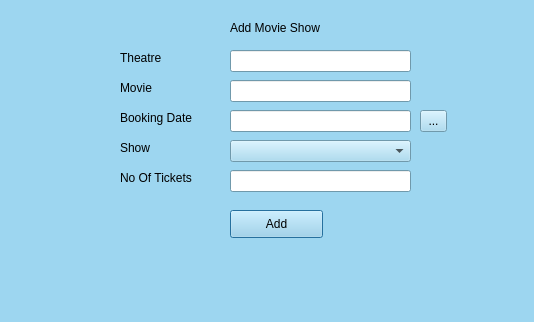
<?xml version="1.0" encoding="UTF-8"?>
<ui version="4.0">
 <class>AddMS</class>
 <widget class="QDialog" name="AddMS">
  <property name="geometry">
   <rect>
    <x>0</x>
    <y>0</y>
    <width>534</width>
    <height>322</height>
   </rect>
  </property>
  <property name="palette">
   <palette>
    <active>
     <colorrole role="WindowText">
      <brush brushstyle="SolidPattern">
       <color alpha="255">
        <red>0</red>
        <green>0</green>
        <blue>0</blue>
       </color>
      </brush>
     </colorrole>
     <colorrole role="Button">
      <brush brushstyle="SolidPattern">
       <color alpha="255">
        <red>157</red>
        <green>214</green>
        <blue>240</blue>
       </color>
      </brush>
     </colorrole>
     <colorrole role="Light">
      <brush brushstyle="SolidPattern">
       <color alpha="255">
        <red>255</red>
        <green>255</green>
        <blue>255</blue>
       </color>
      </brush>
     </colorrole>
     <colorrole role="Midlight">
      <brush brushstyle="SolidPattern">
       <color alpha="255">
        <red>206</red>
        <green>234</green>
        <blue>247</blue>
       </color>
      </brush>
     </colorrole>
     <colorrole role="Dark">
      <brush brushstyle="SolidPattern">
       <color alpha="255">
        <red>78</red>
        <green>107</green>
        <blue>120</blue>
       </color>
      </brush>
     </colorrole>
     <colorrole role="Mid">
      <brush brushstyle="SolidPattern">
       <color alpha="255">
        <red>105</red>
        <green>143</green>
        <blue>160</blue>
       </color>
      </brush>
     </colorrole>
     <colorrole role="Text">
      <brush brushstyle="SolidPattern">
       <color alpha="255">
        <red>0</red>
        <green>0</green>
        <blue>0</blue>
       </color>
      </brush>
     </colorrole>
     <colorrole role="BrightText">
      <brush brushstyle="SolidPattern">
       <color alpha="255">
        <red>255</red>
        <green>255</green>
        <blue>255</blue>
       </color>
      </brush>
     </colorrole>
     <colorrole role="ButtonText">
      <brush brushstyle="SolidPattern">
       <color alpha="255">
        <red>0</red>
        <green>0</green>
        <blue>0</blue>
       </color>
      </brush>
     </colorrole>
     <colorrole role="Base">
      <brush brushstyle="SolidPattern">
       <color alpha="255">
        <red>255</red>
        <green>255</green>
        <blue>255</blue>
       </color>
      </brush>
     </colorrole>
     <colorrole role="Window">
      <brush brushstyle="SolidPattern">
       <color alpha="255">
        <red>157</red>
        <green>214</green>
        <blue>240</blue>
       </color>
      </brush>
     </colorrole>
     <colorrole role="Shadow">
      <brush brushstyle="SolidPattern">
       <color alpha="255">
        <red>0</red>
        <green>0</green>
        <blue>0</blue>
       </color>
      </brush>
     </colorrole>
     <colorrole role="AlternateBase">
      <brush brushstyle="SolidPattern">
       <color alpha="255">
        <red>206</red>
        <green>234</green>
        <blue>247</blue>
       </color>
      </brush>
     </colorrole>
     <colorrole role="ToolTipBase">
      <brush brushstyle="SolidPattern">
       <color alpha="255">
        <red>255</red>
        <green>255</green>
        <blue>220</blue>
       </color>
      </brush>
     </colorrole>
     <colorrole role="ToolTipText">
      <brush brushstyle="SolidPattern">
       <color alpha="255">
        <red>0</red>
        <green>0</green>
        <blue>0</blue>
       </color>
      </brush>
     </colorrole>
    </active>
    <inactive>
     <colorrole role="WindowText">
      <brush brushstyle="SolidPattern">
       <color alpha="255">
        <red>0</red>
        <green>0</green>
        <blue>0</blue>
       </color>
      </brush>
     </colorrole>
     <colorrole role="Button">
      <brush brushstyle="SolidPattern">
       <color alpha="255">
        <red>157</red>
        <green>214</green>
        <blue>240</blue>
       </color>
      </brush>
     </colorrole>
     <colorrole role="Light">
      <brush brushstyle="SolidPattern">
       <color alpha="255">
        <red>255</red>
        <green>255</green>
        <blue>255</blue>
       </color>
      </brush>
     </colorrole>
     <colorrole role="Midlight">
      <brush brushstyle="SolidPattern">
       <color alpha="255">
        <red>206</red>
        <green>234</green>
        <blue>247</blue>
       </color>
      </brush>
     </colorrole>
     <colorrole role="Dark">
      <brush brushstyle="SolidPattern">
       <color alpha="255">
        <red>78</red>
        <green>107</green>
        <blue>120</blue>
       </color>
      </brush>
     </colorrole>
     <colorrole role="Mid">
      <brush brushstyle="SolidPattern">
       <color alpha="255">
        <red>105</red>
        <green>143</green>
        <blue>160</blue>
       </color>
      </brush>
     </colorrole>
     <colorrole role="Text">
      <brush brushstyle="SolidPattern">
       <color alpha="255">
        <red>0</red>
        <green>0</green>
        <blue>0</blue>
       </color>
      </brush>
     </colorrole>
     <colorrole role="BrightText">
      <brush brushstyle="SolidPattern">
       <color alpha="255">
        <red>255</red>
        <green>255</green>
        <blue>255</blue>
       </color>
      </brush>
     </colorrole>
     <colorrole role="ButtonText">
      <brush brushstyle="SolidPattern">
       <color alpha="255">
        <red>0</red>
        <green>0</green>
        <blue>0</blue>
       </color>
      </brush>
     </colorrole>
     <colorrole role="Base">
      <brush brushstyle="SolidPattern">
       <color alpha="255">
        <red>255</red>
        <green>255</green>
        <blue>255</blue>
       </color>
      </brush>
     </colorrole>
     <colorrole role="Window">
      <brush brushstyle="SolidPattern">
       <color alpha="255">
        <red>157</red>
        <green>214</green>
        <blue>240</blue>
       </color>
      </brush>
     </colorrole>
     <colorrole role="Shadow">
      <brush brushstyle="SolidPattern">
       <color alpha="255">
        <red>0</red>
        <green>0</green>
        <blue>0</blue>
       </color>
      </brush>
     </colorrole>
     <colorrole role="AlternateBase">
      <brush brushstyle="SolidPattern">
       <color alpha="255">
        <red>206</red>
        <green>234</green>
        <blue>247</blue>
       </color>
      </brush>
     </colorrole>
     <colorrole role="ToolTipBase">
      <brush brushstyle="SolidPattern">
       <color alpha="255">
        <red>255</red>
        <green>255</green>
        <blue>220</blue>
       </color>
      </brush>
     </colorrole>
     <colorrole role="ToolTipText">
      <brush brushstyle="SolidPattern">
       <color alpha="255">
        <red>0</red>
        <green>0</green>
        <blue>0</blue>
       </color>
      </brush>
     </colorrole>
    </inactive>
    <disabled>
     <colorrole role="WindowText">
      <brush brushstyle="SolidPattern">
       <color alpha="255">
        <red>78</red>
        <green>107</green>
        <blue>120</blue>
       </color>
      </brush>
     </colorrole>
     <colorrole role="Button">
      <brush brushstyle="SolidPattern">
       <color alpha="255">
        <red>157</red>
        <green>214</green>
        <blue>240</blue>
       </color>
      </brush>
     </colorrole>
     <colorrole role="Light">
      <brush brushstyle="SolidPattern">
       <color alpha="255">
        <red>255</red>
        <green>255</green>
        <blue>255</blue>
       </color>
      </brush>
     </colorrole>
     <colorrole role="Midlight">
      <brush brushstyle="SolidPattern">
       <color alpha="255">
        <red>206</red>
        <green>234</green>
        <blue>247</blue>
       </color>
      </brush>
     </colorrole>
     <colorrole role="Dark">
      <brush brushstyle="SolidPattern">
       <color alpha="255">
        <red>78</red>
        <green>107</green>
        <blue>120</blue>
       </color>
      </brush>
     </colorrole>
     <colorrole role="Mid">
      <brush brushstyle="SolidPattern">
       <color alpha="255">
        <red>105</red>
        <green>143</green>
        <blue>160</blue>
       </color>
      </brush>
     </colorrole>
     <colorrole role="Text">
      <brush brushstyle="SolidPattern">
       <color alpha="255">
        <red>78</red>
        <green>107</green>
        <blue>120</blue>
       </color>
      </brush>
     </colorrole>
     <colorrole role="BrightText">
      <brush brushstyle="SolidPattern">
       <color alpha="255">
        <red>255</red>
        <green>255</green>
        <blue>255</blue>
       </color>
      </brush>
     </colorrole>
     <colorrole role="ButtonText">
      <brush brushstyle="SolidPattern">
       <color alpha="255">
        <red>78</red>
        <green>107</green>
        <blue>120</blue>
       </color>
      </brush>
     </colorrole>
     <colorrole role="Base">
      <brush brushstyle="SolidPattern">
       <color alpha="255">
        <red>157</red>
        <green>214</green>
        <blue>240</blue>
       </color>
      </brush>
     </colorrole>
     <colorrole role="Window">
      <brush brushstyle="SolidPattern">
       <color alpha="255">
        <red>157</red>
        <green>214</green>
        <blue>240</blue>
       </color>
      </brush>
     </colorrole>
     <colorrole role="Shadow">
      <brush brushstyle="SolidPattern">
       <color alpha="255">
        <red>0</red>
        <green>0</green>
        <blue>0</blue>
       </color>
      </brush>
     </colorrole>
     <colorrole role="AlternateBase">
      <brush brushstyle="SolidPattern">
       <color alpha="255">
        <red>157</red>
        <green>214</green>
        <blue>240</blue>
       </color>
      </brush>
     </colorrole>
     <colorrole role="ToolTipBase">
      <brush brushstyle="SolidPattern">
       <color alpha="255">
        <red>255</red>
        <green>255</green>
        <blue>220</blue>
       </color>
      </brush>
     </colorrole>
     <colorrole role="ToolTipText">
      <brush brushstyle="SolidPattern">
       <color alpha="255">
        <red>0</red>
        <green>0</green>
        <blue>0</blue>
       </color>
      </brush>
     </colorrole>
    </disabled>
   </palette>
  </property>
  <property name="windowTitle">
   <string>Dialog</string>
  </property>
  <widget class="QLabel" name="label">
   <property name="geometry">
    <rect>
     <x>230</x>
     <y>20</y>
     <width>141</width>
     <height>16</height>
    </rect>
   </property>
   <property name="text">
    <string>Add Movie Show</string>
   </property>
  </widget>
  <widget class="QLabel" name="label_2">
   <property name="geometry">
    <rect>
     <x>120</x>
     <y>50</y>
     <width>55</width>
     <height>16</height>
    </rect>
   </property>
   <property name="text">
    <string>Theatre</string>
   </property>
  </widget>
  <widget class="QLineEdit" name="edtTh">
   <property name="geometry">
    <rect>
     <x>230</x>
     <y>50</y>
     <width>181</width>
     <height>22</height>
    </rect>
   </property>
  </widget>
  <widget class="QLabel" name="label_3">
   <property name="geometry">
    <rect>
     <x>120</x>
     <y>80</y>
     <width>81</width>
     <height>16</height>
    </rect>
   </property>
   <property name="text">
    <string>Movie</string>
   </property>
  </widget>
  <widget class="QLineEdit" name="edtMov">
   <property name="geometry">
    <rect>
     <x>230</x>
     <y>80</y>
     <width>181</width>
     <height>22</height>
    </rect>
   </property>
  </widget>
  <widget class="QLabel" name="label_4">
   <property name="geometry">
    <rect>
     <x>120</x>
     <y>110</y>
     <width>91</width>
     <height>16</height>
    </rect>
   </property>
   <property name="text">
    <string>Booking Date</string>
   </property>
  </widget>
  <widget class="QLineEdit" name="edtBdt">
   <property name="geometry">
    <rect>
     <x>230</x>
     <y>110</y>
     <width>181</width>
     <height>22</height>
    </rect>
   </property>
  </widget>
  <widget class="QLabel" name="label_5">
   <property name="geometry">
    <rect>
     <x>120</x>
     <y>140</y>
     <width>101</width>
     <height>16</height>
    </rect>
   </property>
   <property name="text">
    <string>Show</string>
   </property>
  </widget>
  <widget class="QComboBox" name="cmbShow">
   <property name="geometry">
    <rect>
     <x>230</x>
     <y>140</y>
     <width>181</width>
     <height>22</height>
    </rect>
   </property>
  </widget>
  <widget class="QLabel" name="label_6">
   <property name="geometry">
    <rect>
     <x>120</x>
     <y>170</y>
     <width>91</width>
     <height>16</height>
    </rect>
   </property>
   <property name="text">
    <string>No Of Tickets</string>
   </property>
  </widget>
  <widget class="QLineEdit" name="edtNo">
   <property name="geometry">
    <rect>
     <x>230</x>
     <y>170</y>
     <width>181</width>
     <height>22</height>
    </rect>
   </property>
  </widget>
  <widget class="QPushButton" name="btnAdd">
   <property name="geometry">
    <rect>
     <x>230</x>
     <y>210</y>
     <width>93</width>
     <height>28</height>
    </rect>
   </property>
   <property name="text">
    <string>Add</string>
   </property>
  </widget>
  <widget class="QLabel" name="lblStat">
   <property name="geometry">
    <rect>
     <x>190</x>
     <y>260</y>
     <width>241</width>
     <height>16</height>
    </rect>
   </property>
   <property name="text">
    <string/>
   </property>
  </widget>
  <widget class="QToolButton" name="toolButton">
   <property name="geometry">
    <rect>
     <x>420</x>
     <y>110</y>
     <width>27</width>
     <height>22</height>
    </rect>
   </property>
   <property name="text">
    <string>...</string>
   </property>
  </widget>
 </widget>
 <resources/>
 <connections/>
</ui>
